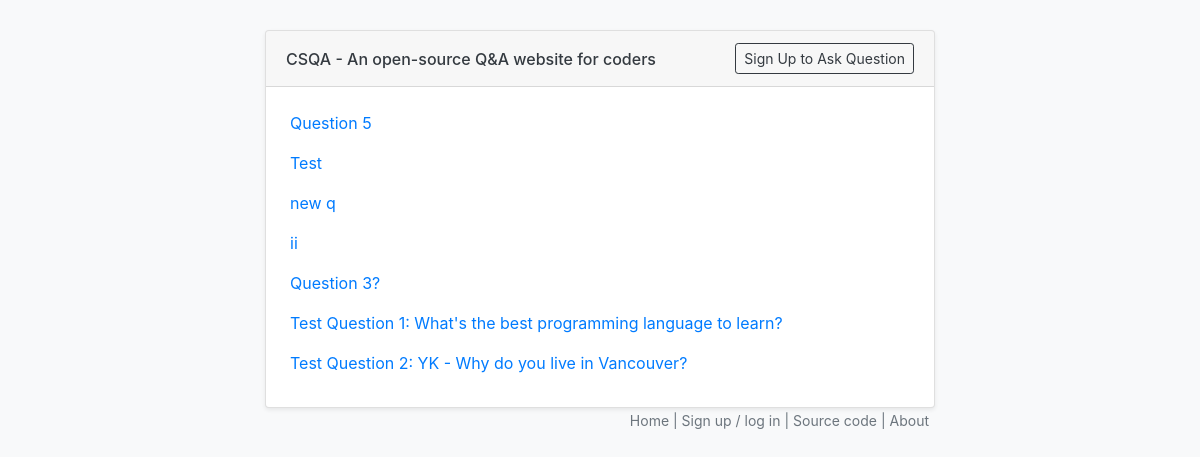
/, run on an earlier commit of the app's database.
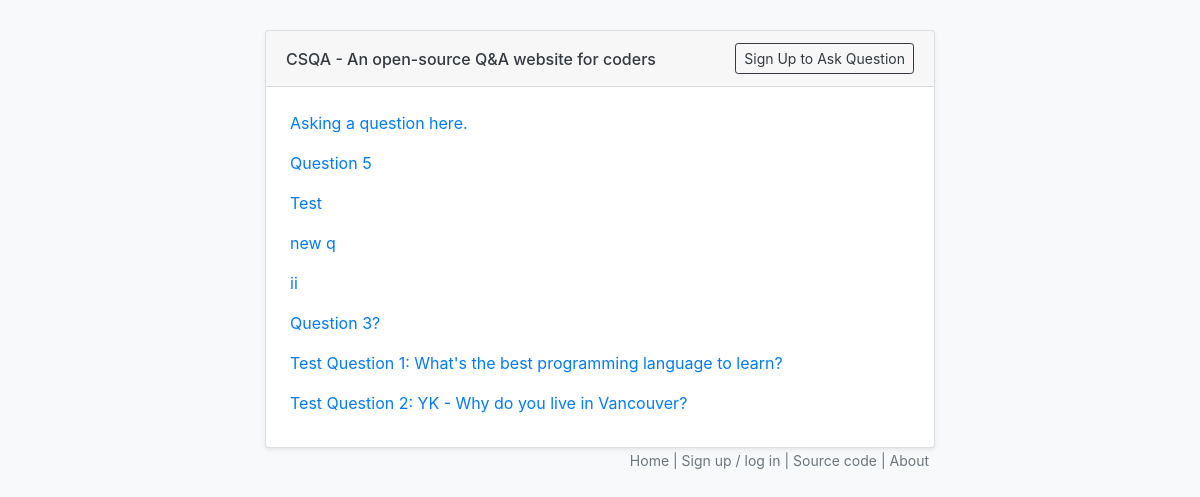
And on a later commit of the database.
### main/models.py (models this page shows, shortened)
class Question(models.Model):
    user = models.ForeignKey(User, on_delete=models.CASCADE)
    title = models.CharField(max_length=200)
    body = models.TextField(blank=True, null=True)
    created     = models.DateTimeField(editable=False)
    modified    = models.DateTimeField()

### main/views.py (the view)
# urls.py: path('', homeFeedView),
def homeFeedView(request):
    current_user = request.user
    questions = Question.objects.all().order_by('-created')[:30]
    context = {
        'current_user': current_user,
        'questions': questions
    }
    return render(request, 'home.html', context)

### templates/home.html
{% extends "base.html" %}
{% block content %}
{% for question in questions %}
    <p>
        <a href="/question/{{question.id}}">{{ question.title }}</a>
    </p>
{% endfor %}
{% endblock %}

What changed in the data, as far as the page shows it:
added Question: title "Asking a question here."
